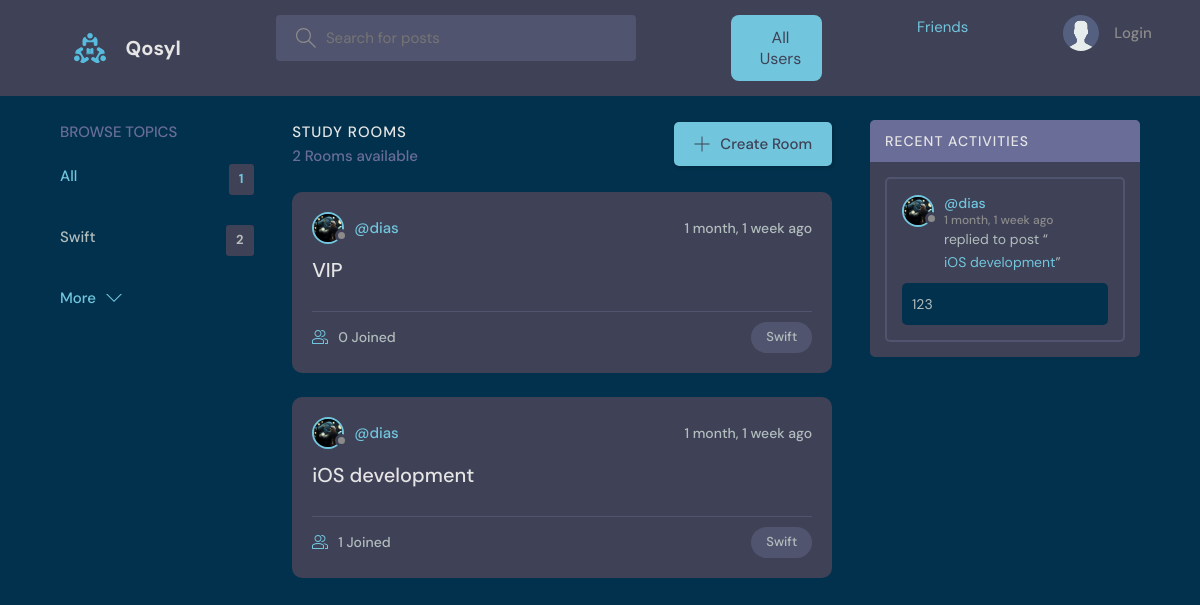
The app's page /, older data.
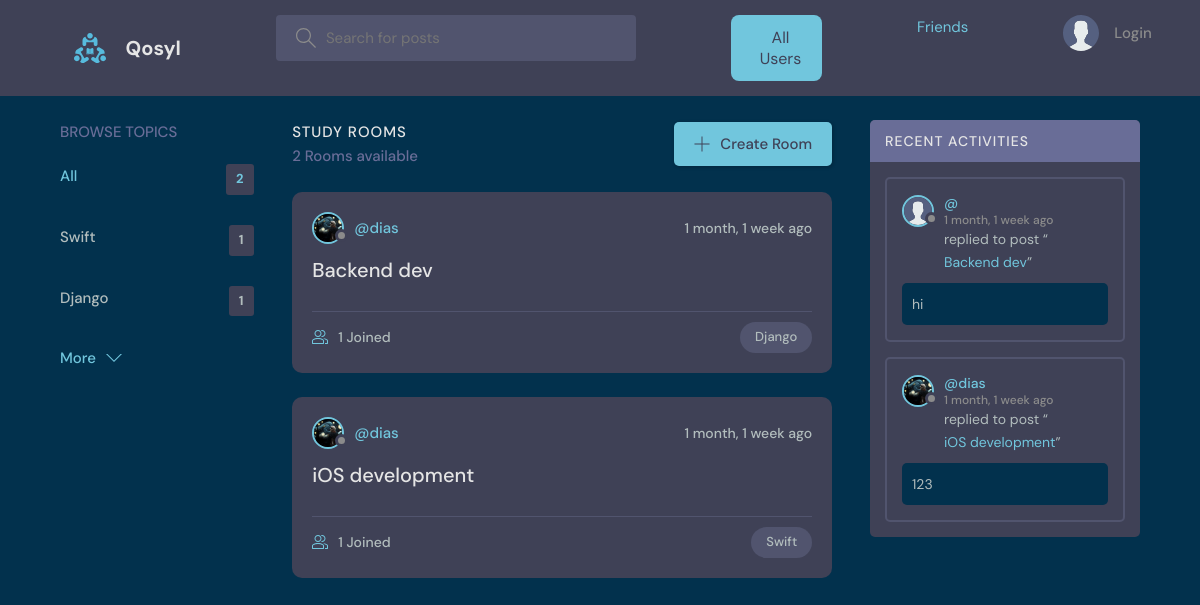
The same page, newer data.
### users/models.py (models this page shows, shortened)
class Topic(models.Model):
    name = models.CharField(max_length=200)

class User(AbstractUser):
    name = models.CharField(max_length=200, null=True)
    email = models.EmailField(unique=True, null=True)
    bio = models.TextField(null=True)
    avatar = models.ImageField(upload_to='avatars/', null=True, blank=True)
    friends = models.ManyToManyField('self', blank=True, symmetrical=True, related_name='user_friends')
    USERNAME_FIELD = 'email'
    REQUIRED_FIELDS = []
    objects = UserManager()

### rooms/models.py (models this page shows)
class Room(models.Model):
    host = models.ForeignKey(settings.AUTH_USER_MODEL, on_delete=models.SET_NULL, null=True)
    topic = models.ForeignKey('users.Topic', on_delete=models.SET_NULL, null=True)
    name = models.CharField(max_length=200)
    description = models.TextField(null=True, blank=True)
    participants = models.ManyToManyField(settings.AUTH_USER_MODEL, related_name='participants', blank=True)
    updated = models.DateTimeField(auto_now=True)
    created = models.DateTimeField(auto_now_add=True)
    class Meta:
        ordering = ['-updated', '-created']
    def __str__(self):
        return self.name

### chat/models.py (models this page shows, shortened)
class Message(models.Model):
    user = models.ForeignKey(settings.AUTH_USER_MODEL, on_delete=models.CASCADE)
    room = models.ForeignKey(Room, on_delete=models.CASCADE)
    body = models.TextField()
    updated = models.DateTimeField(auto_now=True)
    created = models.DateTimeField(auto_now_add=True)
    class Meta:
        ordering = ['-updated', '-created']

### base/views.py (the view)
# urls.py: 2. Add a URL to urlpatterns:  path('', views.home, name='home')
def home(request):
    q = request.GET.get('q') if request.GET.get('q') != None else ''
    rooms = Room.objects.filter(
        Q(topic__name__icontains=q) |
        Q(name__icontains=q) |
        Q(description__icontains=q)
    )
    topics = Topic.objects.all()[0:5]
    room_count = rooms.count()
    room_messages = Message.objects.filter(
        Q(room__topic__name__icontains=q))[0:3]
    context = {'rooms': rooms, 'topics': topics,
               'room_count': room_count, 'room_messages': room_messages}
    return render(request, 'base/home.html', context)

### base/templates/base/home.html (shortened to what this page needs)
{% extends 'main.html' %}
{% block content %}
<main class="layout layout--3">
  <div class="container">
    {% include 'users/topics_component.html' %}
    <div class="roomList">
      <div class="roomList__header">
        <div>
          <h2>Study Rooms</h2>
          <p>{{room_count}} Rooms available</p>
        </div>
        <a class="btn btn--main" href="{% url 'create-room' %}">
          <svg version="1.1" xmlns="http://www.w3.org/2000/svg" width="32" height="32" viewBox="0 0 32 32">
            <title>add</title>
            <path
              d="M16.943 0.943h-1.885v14.115h-14.115v1.885h14.115v14.115h1.885v-14.115h14.115v-1.885h-14.115v-14.115z">
            </path>
          </svg>
          Create Room
        </a>
      </div>
      {% include 'base/feed_component.html' %}
    </div>
    {% include 'chat/activity_component.html' %}
  </div>
</main>
{% endblock %}

### users/templates/users/topics_component.html
<div class="topics">
    <div class="topics__header">
        <h2>Browse Topics</h2>
    </div>
    <ul class="topics__list">
        <li>
            <a href="{% url 'home' %}" class="active">All <span>{{topics.count}}</span></a>
        </li>
        {% for topic in topics %}
        <li>
            <a href="{% url 'home' %}?q={{topic.name}}">{{topic.name}}<span>{{topic.room_set.all.count}}</span></a>
        </li>
        {% endfor %}
    </ul>
    <a class="btn btn--link" href="{% url 'topics' %}">
        More
        <svg version="1.1" xmlns="http://www.w3.org/2000/svg" width="32" height="32" viewBox="0 0 32 32">
            <title>chevron-down</title>
            <path d="M16 21l-13-13h-3l16 16 16-16h-3l-13 13z"></path>
        </svg>
    </a>
</div>

### base/templates/base/feed_component.html (shortened to what this page needs)
{% for room in rooms %}
<div class="roomListRoom">
    <div class="roomListRoom__header">
        <a href="{% url 'user-profile' room.host.id %}" class="roomListRoom__author">
            <div class="avatar avatar--small">
                <img src="{{room.host.avatar.url}}" />
            </div>
            <span>@{{room.host.username}}</span>
        </a>
        <div class="roomListRoom__actions">
            <span>{{room.created|timesince}} ago</span>
        </div>
    </div>
    <div class="roomListRoom__content">
        <a href="{% url 'room' room.id %}">{{room.name}}</a>
    </div>
    <div class="roomListRoom__meta">
        <a href="{% url 'room' room.id %}" class="roomListRoom__joined">
            {{room.participants.all.count}} Joined
        </a>
        <p class="roomListRoom__topic">{{room.topic.name}}</p>
    </div>
</div>
{% endfor %}

### chat/templates/chat/activity_component.html (shortened to what this page needs)
<div class="activities">
    <div class="activities__header">
        <h2>Recent Activities</h2>
    </div>
    {% for message in room_messages %}
    <div class="activities__box">
        <div class="activities__boxHeader roomListRoom__header">
            <a href="{% url 'user-profile' message.user.id %}" class="roomListRoom__author">
                <div class="avatar avatar--small">
                    <img src="{{message.user.avatar.url}}" />
                </div>
                <p>
                    @{{message.user.username}}
                    <span>{{message.created|timesince}} ago</span>
                </p>
            </a>
        </div>
        <div class="activities__boxContent">
            <p>replied to post “<a href="{% url 'room' message.room.id %}">{{message.room}}</a>”</p>
            <div class="activities__boxRoomContent">{{message.body}}</div>
        </div>
    </div>
    {% endfor %}
</div>

Row changes from the older to the newer data that the page shows:
removed Room: host.avatar (picture), host.username "dias", created "1 month, 1 week", name "VIP", participants.all.count "0", topic.name "Swift"
computed for Topic "Swift": room_set.all.count "2" → "1"
added Topic: name "Django", room_set.all.count "1"
added Room: host.avatar (picture), host.username "dias", created "1 month, 1 week", name "Backend dev", participants.all.count "1", topic.name "Django"
added Message: user.avatar (placeholder picture), created "1 month, 1 week", room "Backend dev", body "hi"
Text that changed along with them:
{{ topics.count }}: "1" → "2"
